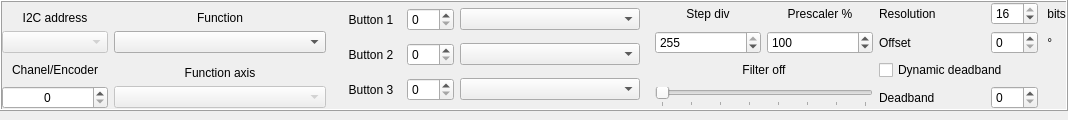
<?xml version="1.0" encoding="UTF-8"?>
<ui version="4.0">
 <class>AxesExtended</class>
 <widget class="QWidget" name="AxesExtended">
  <property name="geometry">
   <rect>
    <x>0</x>
    <y>0</y>
    <width>1068</width>
    <height>113</height>
   </rect>
  </property>
  <property name="windowTitle">
   <string>Form</string>
  </property>
  <layout class="QVBoxLayout" name="verticalLayout" stretch="0">
   <property name="spacing">
    <number>6</number>
   </property>
   <property name="leftMargin">
    <number>0</number>
   </property>
   <property name="topMargin">
    <number>0</number>
   </property>
   <property name="rightMargin">
    <number>0</number>
   </property>
   <property name="bottomMargin">
    <number>9</number>
   </property>
   <item>
    <widget class="QFrame" name="frame">
     <property name="frameShape">
      <enum>QFrame::Box</enum>
     </property>
     <property name="frameShadow">
      <enum>QFrame::Raised</enum>
     </property>
     <layout class="QGridLayout" name="layoutG_AxisExtend" columnstretch="1,2,3,1,1,1,0,0" columnminimumwidth="95,0,0,0,0,0,0,0">
      <property name="leftMargin">
       <number>0</number>
      </property>
      <property name="topMargin">
       <number>0</number>
      </property>
      <property name="rightMargin">
       <number>0</number>
      </property>
      <property name="bottomMargin">
       <number>0</number>
      </property>
      <item row="2" column="0">
       <widget class="QLabel" name="text_chanelEncoder">
        <property name="text">
         <string>Chanel/Encoder</string>
        </property>
        <property name="alignment">
         <set>Qt::AlignCenter</set>
        </property>
       </widget>
      </item>
      <item row="1" column="1">
       <widget class="QComboBox" name="comboBox_Function"/>
      </item>
      <item row="2" column="1">
       <widget class="QLabel" name="text_axisSource2">
        <property name="sizePolicy">
         <sizepolicy hsizetype="Preferred" vsizetype="Preferred">
          <horstretch>0</horstretch>
          <verstretch>0</verstretch>
         </sizepolicy>
        </property>
        <property name="text">
         <string>Function axis</string>
        </property>
        <property name="alignment">
         <set>Qt::AlignBottom|Qt::AlignHCenter</set>
        </property>
       </widget>
      </item>
      <item row="3" column="1">
       <widget class="QComboBox" name="comboBox_AxisSource2">
        <property name="enabled">
         <bool>false</bool>
        </property>
       </widget>
      </item>
      <item row="0" column="4">
       <widget class="QLabel" name="text_prescaler">
        <property name="text">
         <string>Prescaler %</string>
        </property>
        <property name="alignment">
         <set>Qt::AlignCenter</set>
        </property>
       </widget>
      </item>
      <item row="0" column="5">
       <widget class="QLabel" name="text_resolution">
        <property name="text">
         <string>Resolution</string>
        </property>
       </widget>
      </item>
      <item row="1" column="0">
       <widget class="QComboBox" name="comboBox_I2cAddress">
        <property name="enabled">
         <bool>false</bool>
        </property>
        <property name="styleSheet">
         <string notr="true"/>
        </property>
        <property name="currentText">
         <string/>
        </property>
       </widget>
      </item>
      <item row="3" column="0">
       <widget class="QSpinBox" name="spinBox_ChanelEncoder">
        <property name="sizePolicy">
         <sizepolicy hsizetype="Minimum" vsizetype="Fixed">
          <horstretch>0</horstretch>
          <verstretch>0</verstretch>
         </sizepolicy>
        </property>
        <property name="alignment">
         <set>Qt::AlignCenter</set>
        </property>
        <property name="correctionMode">
         <enum>QAbstractSpinBox::CorrectToNearestValue</enum>
        </property>
        <property name="maximum">
         <number>15</number>
        </property>
       </widget>
      </item>
      <item row="0" column="2" rowspan="4">
       <widget class="QFrame" name="frame_10">
        <property name="frameShape">
         <enum>QFrame::NoFrame</enum>
        </property>
        <property name="frameShadow">
         <enum>QFrame::Raised</enum>
        </property>
        <layout class="QGridLayout" name="gridLayout" columnstretch="1,0,3,0,0">
         <property name="leftMargin">
          <number>9</number>
         </property>
         <property name="topMargin">
          <number>0</number>
         </property>
         <property name="rightMargin">
          <number>9</number>
         </property>
         <property name="bottomMargin">
          <number>0</number>
         </property>
         <item row="1" column="1">
          <widget class="QSpinBox" name="spinBox_Button2">
           <property name="sizePolicy">
            <sizepolicy hsizetype="Fixed" vsizetype="Fixed">
             <horstretch>0</horstretch>
             <verstretch>0</verstretch>
            </sizepolicy>
           </property>
           <property name="correctionMode">
            <enum>QAbstractSpinBox::CorrectToNearestValue</enum>
           </property>
           <property name="maximum">
            <number>128</number>
           </property>
          </widget>
         </item>
         <item row="2" column="0">
          <widget class="QLabel" name="text_button3">
           <property name="text">
            <string>Button 3</string>
           </property>
           <property name="alignment">
            <set>Qt::AlignCenter</set>
           </property>
          </widget>
         </item>
         <item row="1" column="2">
          <widget class="QComboBox" name="comboBox_Button2"/>
         </item>
         <item row="0" column="1">
          <widget class="QSpinBox" name="spinBox_Button1">
           <property name="sizePolicy">
            <sizepolicy hsizetype="Fixed" vsizetype="Fixed">
             <horstretch>0</horstretch>
             <verstretch>0</verstretch>
            </sizepolicy>
           </property>
           <property name="correctionMode">
            <enum>QAbstractSpinBox::CorrectToNearestValue</enum>
           </property>
           <property name="maximum">
            <number>128</number>
           </property>
          </widget>
         </item>
         <item row="1" column="0">
          <widget class="QLabel" name="text_button2">
           <property name="text">
            <string>Button 2</string>
           </property>
           <property name="alignment">
            <set>Qt::AlignCenter</set>
           </property>
          </widget>
         </item>
         <item row="2" column="2">
          <widget class="QComboBox" name="comboBox_Button3"/>
         </item>
         <item row="0" column="0">
          <widget class="QLabel" name="text_button1">
           <property name="text">
            <string>Button 1</string>
           </property>
           <property name="alignment">
            <set>Qt::AlignCenter</set>
           </property>
          </widget>
         </item>
         <item row="2" column="1">
          <widget class="QSpinBox" name="spinBox_Button3">
           <property name="sizePolicy">
            <sizepolicy hsizetype="Fixed" vsizetype="Fixed">
             <horstretch>0</horstretch>
             <verstretch>0</verstretch>
            </sizepolicy>
           </property>
           <property name="correctionMode">
            <enum>QAbstractSpinBox::CorrectToNearestValue</enum>
           </property>
           <property name="maximum">
            <number>128</number>
           </property>
          </widget>
         </item>
         <item row="0" column="2">
          <widget class="QComboBox" name="comboBox_Button1">
           <property name="currentIndex">
            <number>-1</number>
           </property>
          </widget>
         </item>
        </layout>
       </widget>
      </item>
      <item row="1" column="4">
       <widget class="QSpinBox" name="spinBox_Prescaler">
        <property name="sizePolicy">
         <sizepolicy hsizetype="Minimum" vsizetype="Fixed">
          <horstretch>0</horstretch>
          <verstretch>0</verstretch>
         </sizepolicy>
        </property>
        <property name="correctionMode">
         <enum>QAbstractSpinBox::CorrectToNearestValue</enum>
        </property>
        <property name="maximum">
         <number>255</number>
        </property>
        <property name="value">
         <number>100</number>
        </property>
       </widget>
      </item>
      <item row="2" column="3" colspan="2">
       <widget class="QLabel" name="label_Filter">
        <property name="minimumSize">
         <size>
          <width>35</width>
          <height>0</height>
         </size>
        </property>
        <property name="text">
         <string>Filter off</string>
        </property>
        <property name="alignment">
         <set>Qt::AlignCenter</set>
        </property>
       </widget>
      </item>
      <item row="0" column="1">
       <widget class="QLabel" name="text_function">
        <property name="sizePolicy">
         <sizepolicy hsizetype="Preferred" vsizetype="Preferred">
          <horstretch>0</horstretch>
          <verstretch>0</verstretch>
         </sizepolicy>
        </property>
        <property name="text">
         <string>Function</string>
        </property>
        <property name="alignment">
         <set>Qt::AlignBottom|Qt::AlignHCenter</set>
        </property>
       </widget>
      </item>
      <item row="0" column="3">
       <widget class="QLabel" name="text_stepDiv">
        <property name="text">
         <string>Step div</string>
        </property>
        <property name="alignment">
         <set>Qt::AlignCenter</set>
        </property>
       </widget>
      </item>
      <item row="1" column="3">
       <widget class="QSpinBox" name="spinBox_StepDiv">
        <property name="sizePolicy">
         <sizepolicy hsizetype="Minimum" vsizetype="Fixed">
          <horstretch>0</horstretch>
          <verstretch>0</verstretch>
         </sizepolicy>
        </property>
        <property name="correctionMode">
         <enum>QAbstractSpinBox::CorrectToNearestValue</enum>
        </property>
        <property name="maximum">
         <number>255</number>
        </property>
        <property name="value">
         <number>255</number>
        </property>
       </widget>
      </item>
      <item row="0" column="0">
       <widget class="QLabel" name="text_i2cAddress">
        <property name="sizePolicy">
         <sizepolicy hsizetype="Preferred" vsizetype="Preferred">
          <horstretch>0</horstretch>
          <verstretch>0</verstretch>
         </sizepolicy>
        </property>
        <property name="text">
         <string>I2C address</string>
        </property>
        <property name="alignment">
         <set>Qt::AlignBottom|Qt::AlignHCenter</set>
        </property>
       </widget>
      </item>
      <item row="0" column="6">
       <widget class="QSpinBox" name="spinBox_Resolution">
        <property name="correctionMode">
         <enum>QAbstractSpinBox::CorrectToNearestValue</enum>
        </property>
        <property name="minimum">
         <number>1</number>
        </property>
        <property name="maximum">
         <number>16</number>
        </property>
        <property name="value">
         <number>16</number>
        </property>
       </widget>
      </item>
      <item row="0" column="7">
       <widget class="QLabel" name="text_bits">
        <property name="text">
         <string> bits</string>
        </property>
       </widget>
      </item>
      <item row="1" column="5">
       <widget class="QLabel" name="text_offset">
        <property name="text">
         <string>Offset</string>
        </property>
       </widget>
      </item>
      <item row="1" column="6">
       <widget class="QSpinBox" name="spinBox_Offset">
        <property name="correctionMode">
         <enum>QAbstractSpinBox::CorrectToNearestValue</enum>
        </property>
        <property name="maximum">
         <number>360</number>
        </property>
        <property name="singleStep">
         <number>10</number>
        </property>
       </widget>
      </item>
      <item row="1" column="7">
       <widget class="QLabel" name="text_angle">
        <property name="text">
         <string notr="true"> °</string>
        </property>
       </widget>
      </item>
      <item row="3" column="5">
       <widget class="QLabel" name="text_deadband">
        <property name="text">
         <string>Deadband</string>
        </property>
       </widget>
      </item>
      <item row="3" column="6">
       <widget class="QSpinBox" name="spinBox_Deadband">
        <property name="correctionMode">
         <enum>QAbstractSpinBox::CorrectToNearestValue</enum>
        </property>
        <property name="maximum">
         <number>127</number>
        </property>
       </widget>
      </item>
      <item row="3" column="3" colspan="2">
       <widget class="QSlider" name="sliderH_Filter">
        <property name="maximum">
         <number>7</number>
        </property>
        <property name="pageStep">
         <number>1</number>
        </property>
        <property name="orientation">
         <enum>Qt::Horizontal</enum>
        </property>
        <property name="tickPosition">
         <enum>QSlider::TicksBelow</enum>
        </property>
       </widget>
      </item>
      <item row="2" column="5" colspan="3">
       <widget class="QCheckBox" name="checkBox_DynDeadband">
        <property name="text">
         <string>Dynamic deadband</string>
        </property>
       </widget>
      </item>
     </layout>
    </widget>
   </item>
  </layout>
 </widget>
 <resources/>
 <connections/>
</ui>
